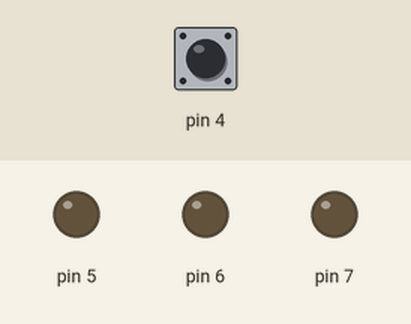
Simulated run of this sketch. Board: Arduino Uno, built with avr-gcc and run on an emulated ATmega328P. Parts: output pins drawn as LEDs (lit = HIGH). Dashed ring = blinking. The inputs (shaded band) are chosen by the test bench; at power-on: pin 4 LOW.

Above: at 1.2 s.
1.3 s: pin 4 driven HIGH
At 2.5 s:
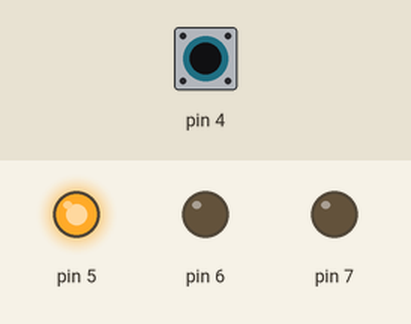
2.8 s: pin 4 pulsed LOW 5 times (0.12 s each, 0.3 s apart)
At 3.07 s:
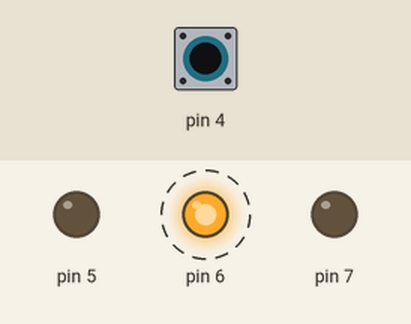
At 5.5 s:
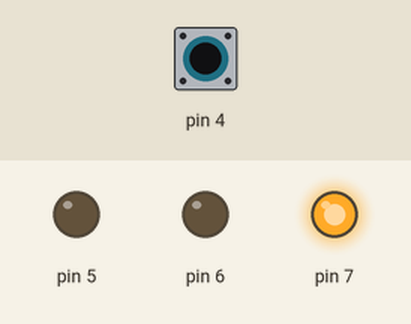
Timing chart, 0 to 7.0 s (numbered marks = the images above; inputs shaded):
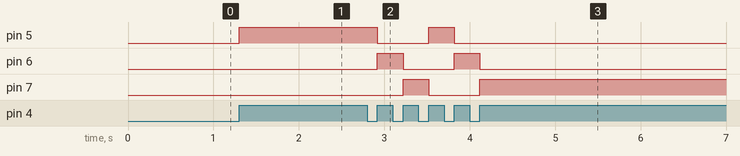

Measured:
- after the input at 1.3 s, pin 5: LOW → HIGH at once
- after the input at 2.8 s, pin 5: HIGH → LOW after 0.12 s, → HIGH 0.60 s later, → LOW 0.30 s later; pin 6: alternates HIGH for 0.30 s and LOW for 0.60 s, 4 changes in all, then stays LOW, starting after 0.12 s; pin 7: LOW → HIGH after 0.42 s, → LOW 0.30 s later, → HIGH 0.60 s later

The sketch:

alt-cap-sensor.ino
```cpp
// EDISON SCIENCE CORNER
// EDISON SCIENCE CORNER
// EDISON SCIENCE CORNER

// EDISON SCIENCE CORNER
// EDISON SCIENCE CORNER
// EDISON SCIENCE CORNER

#include <CapacitiveSensor.h>

CapacitiveSensor   cs_2_4 = CapacitiveSensor(2,4); // 1M resistor between pins 2 & 4, pin 4 is sensor pin, add a wire and
int cnt=0;
int in = 2;
int out = 4;
int state = HIGH;
int r;
int p = LOW;
long time = 0;
long debounce = 200;
void setup()
{
  pinMode(4, INPUT);
  /*    LED Outputs   */
  pinMode(5, OUTPUT);
  pinMode(6, OUTPUT);
  pinMode(7, OUTPUT);

}
void loop()
{

  r = digitalRead(4);
  if (r == HIGH && p == LOW && millis() - time > debounce) {
    cnt++;
  if (state == HIGH)
     state = LOW;
    else
    time = millis();
  }

  if(cnt == 1){
    digitalWrite(5, HIGH);
    digitalWrite(6, LOW);
    digitalWrite(7, LOW);
  }
  if(cnt == 2){
    digitalWrite(5, LOW);
    digitalWrite(6, HIGH);
    digitalWrite(7, LOW);
  }
  if(cnt == 3){
    digitalWrite(5, LOW);
    digitalWrite(6, LOW);
    digitalWrite(7, HIGH);
  }
  if(cnt > 3){
      cnt = 1;
  }
  p = r;
}
```
